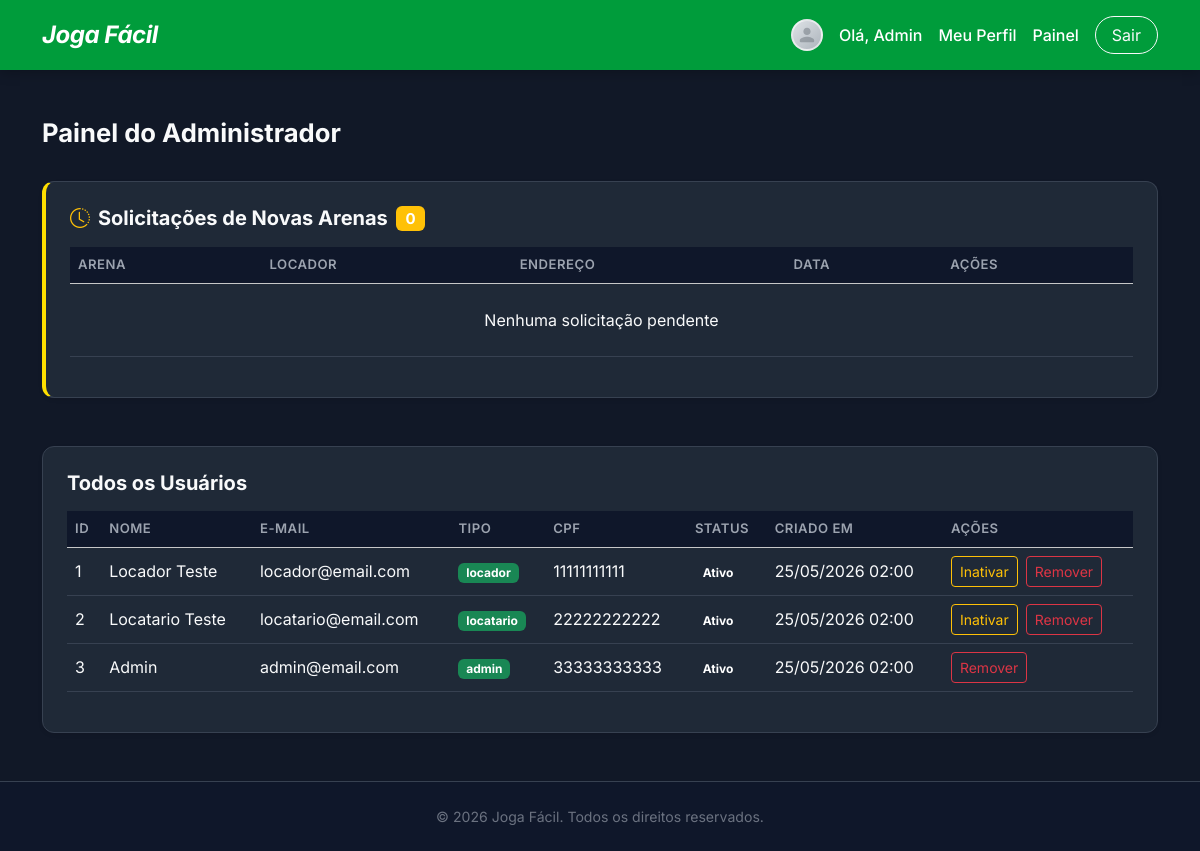
Page /pages/dashboardAdmin.php (signed in) on the committed database.
### tables this page shows
CREATE TABLE IF NOT EXISTS usuarios (
    id         INT AUTO_INCREMENT PRIMARY KEY,
    nome       VARCHAR(100)  NOT NULL,
    email      VARCHAR(150)  NOT NULL UNIQUE,
    senha      VARCHAR(255)  NOT NULL,
    tipo       ENUM('locador','locatario','gerente','admin') NOT NULL DEFAULT 'locatario',
    cpf        VARCHAR(14)   DEFAULT NULL UNIQUE,
    status     ENUM('ativo', 'inativo') NOT NULL DEFAULT 'ativo',
    Inativo_motivo VARCHAR(500) DEFAULT NULL,
    foto_perfil VARCHAR(255)  DEFAULT NULL,
    created_at   TIMESTAMP     DEFAULT CURRENT_TIMESTAMP
);

### crud/readQuadras.php (called while the page is built, shortened)
<?php
function getAllPendingQuadras(): array {
    $pdo = getDbConnection();
    $stmt = $pdo->prepare("SELECT q.*, u.nome as locador_nome FROM quadras q JOIN usuarios u ON q.locador_id = u.id WHERE q.status = 'pendente' ORDER BY q.created_at ASC");
    $stmt->execute();
    return $stmt->fetchAll(PDO::FETCH_ASSOC);
}

### crud/readUsuarios.php (called while the page is built, shortened)
<?php
function readAllUsuarios(): array {
    $pdo        = getDbConnection();
    $selectStmt = $pdo->query("SELECT id, nome, email, tipo, cpf, foto_perfil, status, inativo_motivo, created_at FROM usuarios ORDER BY created_at DESC");
    return $selectStmt->fetchAll();
}

### pages/dashboardAdmin.php (the view, shortened to what this page needs)
<?php
require_once __DIR__ . '/../crud/readUsuarios.php';
require_once __DIR__ . '/../crud/readQuadras.php';
$csrfToken       = generateCsrfToken();
$allUsers        = readAllUsuarios();
$pendingArenas   = getAllPendingQuadras();
?>
<!DOCTYPE html>
<html lang="pt-BR">
<head>
    <?php $pageTitle = 'Painel do Administrador – Joga Fácil'; include __DIR__ . '/../includes/headTag.php'; ?>
</head>
<body class="d-flex flex-column min-vh-100">
<?php include __DIR__ . '/../includes/header.php'; ?>
<main class="flex-grow-1 container py-5">
    <div class="d-flex justify-content-between align-items-center mb-4">
        <h2 class="dashboardTitle fw-bold">Painel do Administrador</h2>
    </div>
    <div class="card border-0 shadow-sm p-4 mb-5 dashboardCard" style="border-left: 4px solid var(--amareloOuro) !important;">
        <h5 class="fw-bold mb-3 d-flex align-items-center">
            <i class="bi bi-clock-history me-2 text-warning"></i>
            Solicitações de Novas Arenas
            <span class="badge bg-warning ms-2"><?= count($pendingArenas) ?></span>
        </h5>
        <div class="table-responsive">
            <table class="table dashboardTable table-hover align-middle">
                <thead class="table-light">
                    <tr>
                        <th>Arena</th>
                        <th>Locador</th>
                        <th>Endereço</th>
                        <th>Data</th>
                        <th>Ações</th>
                    </tr>
                </thead>
                <tbody>
                    <?php if (empty($pendingArenas)): ?>
                        <tr><td colspan="5" class="text-center py-4">Nenhuma solicitação pendente</td></tr>
                    <?php endif; ?>
                </tbody>
            </table>
        </div>
    </div>
    <div class="card border-0 shadow-sm p-4 dashboardCard">
        <h5 class="fw-bold mb-3">Todos os Usuários</h5>
        <div class="table-responsive">
            <table class="table dashboardTable table-hover align-middle">
                <thead class="table-light">
                    <tr>
                        <th>ID</th>
                        <th>Nome</th>
                        <th>E-mail</th>
                        <th>Tipo</th>
                        <th>CPF</th>
                        <th>Status</th>
                        <th>Criado em</th>
                        <th>Ações</th>
                    </tr>
                </thead>
                <tbody>
                    <?php if (empty($allUsers)): ?>
                        <tr><td colspan="8" class="text-center">Nenhum usuário cadastrado</td></tr>
                    <?php else: ?>
                        <?php foreach ($allUsers as $userRow): ?>
                        <?php $estaInativo = $userRow['status'] === 'inativo'; ?>
                        <tr class="<?= $estaInativo ? 'usuarioInativoRow' : '' ?>">
                            <td><?= $userRow['id'] ?></td>
                            <td><?= htmlspecialchars($userRow['nome']) ?></td>
                            <td><?= htmlspecialchars($userRow['email']) ?></td>
                            <td><span class="badge bg-success"><?= $userRow['tipo'] ?></span></td>
                            <td><?= $userRow['cpf'] ?? '—' ?></td>
                            <td>
                                <?php if ($estaInativo): ?>
                                    <span class="badge statusBadgeInativo">Inativo</span>
                                <?php else: ?>
                                    <span class="badge statusBadgeAtivo">Ativo</span>
                                <?php endif; ?>
                            </td>
                            <td><?= date('d/m/Y H:i', strtotime($userRow['created_at'])) ?></td>
                            <td>
                                <div class="d-flex gap-2">
                                    <?php if ($userRow['tipo'] !== 'admin'): ?>
                                        <?php if ($estaInativo): ?>
                                            <form action="../crud/updateUsuarioStatus.php" method="POST" class="d-inline">
                                                <input type="hidden" name="csrfToken"  value="<?= $csrfToken ?>">
                                                <input type="hidden" name="id"         value="<?= $userRow['id'] ?>">
                                                <input type="hidden" name="novoStatus" value="ativo">
                                                <button type="submit" class="btn btn-sm btn-outline-success"
                                                        onclick="return confirm('Reativar a conta de <?= htmlspecialchars($userRow['nome'], ENT_QUOTES) ?>?')">
                                                    Ativar
                                                </button>
                                            </form>
                                        <?php else: ?>
                                            <button type="button"
                                                    class="btn btn-sm btn-outline-warning inativarBtn"
                                                    data-id="<?= $userRow['id'] ?>"
                                                    data-nome="<?= htmlspecialchars($userRow['nome'], ENT_QUOTES) ?>"
                                                    data-bs-toggle="modal"
                                                    data-bs-target="#modalInativarUsuario">
                                                Inativar
                                            </button>
                                        <?php endif; ?>
                                    <?php endif; ?>
                                    <form action="../crud/deleteUsuario.php" method="POST" class="d-inline deleteForm">
                                        <button type="submit" class="btn btn-sm btn-outline-danger">Remover</button>
                                    </form>
                                </div>
                            </td>
                        </tr>
                        <?php endforeach; ?>
                    <?php endif; ?>
                </tbody>
            </table>
        </div>
    </div>
</main>
<?php include __DIR__ . '/../includes/footer.php'; ?>
</body>
</html>

### includes/headTag.php (shortened to what this page needs)
<?php
$assetUrl = (strpos($_SERVER['SCRIPT_NAME'], '/pages/') !== false || strpos($_SERVER['SCRIPT_NAME'], '/crud/') !== false) ? '../' : './';
?>
<link href="https://cdn.jsdelivr.net/npm/bootstrap@5.3.2/dist/css/bootstrap.min.css" rel="stylesheet">
<link rel="stylesheet" href="https://cdn.jsdelivr.net/npm/bootstrap-icons@1.11.3/font/bootstrap-icons.min.css">
<link href="<?= $assetUrl ?>assets/css/customStyles.css" rel="stylesheet">

### includes/header.php (shortened to what this page needs)
<?php
$baseUrl = (strpos($_SERVER['SCRIPT_NAME'], '/pages/') !== false || strpos($_SERVER['SCRIPT_NAME'], '/crud/') !== false) ? '../' : './';
?>
<header class="mainHeader customGreenBg py-3">
    <div class="container d-flex justify-content-between align-items-center">
        <a href="<?= $baseUrl ?>index.php" class="text-decoration-none">
            <h2 class="logoTitle text-white m-0 fst-italic fw-bold">Joga Fácil</h2>
        </a>
        <nav class="authNav d-flex align-items-center gap-3">
            <?php if (isset($_SESSION['usuarioLogado'])): ?>
                <?php
                    $headerFoto = $_SESSION['usuarioFoto'] ?? null;
                    $headerFotoUrl = $headerFoto ? $baseUrl . 'assets/uploads/perfil/' . htmlspecialchars($headerFoto) : null;
                ?>
                <?php if ($headerFotoUrl): ?>
                    <img src="<?= $headerFotoUrl ?>" alt="Avatar" class="header-avatar">
                <?php else: ?>
                    <span class="header-avatar-default">
                        <svg viewBox="0 0 24 24" fill="currentColor" color="#6c757d">
                            <path d="M12 12c2.7 0 4.8-2.1 4.8-4.8S14.7 2.4 12 2.4 7.2 4.5 7.2 7.2 9.3 12 12 12zm0 2.4c-3.2 0-9.6 1.6-9.6 4.8v1.2c0 .7.5 1.2 1.2 1.2h16.8c.7 0 1.2-.5 1.2-1.2v-1.2c0-3.2-6.4-4.8-9.6-4.8z"/>
                        </svg>
                    </span>
                <?php endif; ?>
                <span class="text-white fw-medium">Olá, <?= htmlspecialchars($_SESSION['usuarioNome']) ?></span>
                <a href="<?= $baseUrl ?>pages/perfil.php" class="text-white text-decoration-none fw-medium">Meu Perfil</a>
                <?php if ($_SESSION['usuarioTipo'] === 'locador' || $_SESSION['usuarioTipo'] === 'gerente'): ?>
                    <a href="<?= $baseUrl ?>pages/dashboardLocador.php" class="text-white text-decoration-none fw-medium">Painel</a>
                <?php elseif ($_SESSION['usuarioTipo'] === 'admin'): ?>
                    <a href="<?= $baseUrl ?>pages/dashboardAdmin.php" class="text-white text-decoration-none fw-medium">Painel</a>
                <?php endif; ?>
                <a href="<?= $baseUrl ?>pages/logout.php" class="btn btn-outline-light rounded-pill px-3">Sair</a>
            <?php else: ?>
                <a href="<?= $baseUrl ?>pages/escolherLogin.php" class="text-white text-decoration-none fw-medium">Entrar</a>
                <a href="<?= $baseUrl ?>pages/escolherCadastro.php" class="btn btn-warning fw-bold text-dark rounded-pill px-4 shadow-sm customYellowBtn">Cadastre-se</a>
            <?php endif; ?>
        </nav>
    </div>
</header>

### includes/footer.php (shortened to what this page needs)
<footer class="mainFooter bg-dark text-white text-center py-4 mt-auto">
    <div class="container">
        <p class="mb-0 footerText">&copy; <?php echo date('Y'); ?> Joga Fácil. Todos os direitos reservados.</p>
    </div>
</footer>

### assets/css/components/tokens.css (style rules this page uses)
:root { --verdeBandeira: #009c3b; --verdeEscuro: #006425; --amareloOuro: #FFDF00; --amareloClaro: #FFEE66; --bgMain: #111827; --bgCard: #1f2937; --bgCardBorder: #374151; --bgSection: #0f172a; --textPrimary: #f9fafb; --textSecondary: #9ca3af; --textMuted: #6b7280; --radiusSm: 8px; --radiusMd: 12px; --radiusLg: 16px; --radiusXl: 24px; --shadowCard: 0 4px 20px rgba(0, 0, 0, 0.35); --transition: all 0.25s ease; }

### assets/css/components/global.css (style rules this page uses)
*, *::before, *::after { box-sizing: border-box; }
html { font-size: 16px; }
body { font-family: 'Inter', system-ui, -apple-system, sans-serif; background-color: var(--bgMain) !important; color: var(--textPrimary) !important; display: flex; flex-direction: column; min-height: 100vh; margin: 0; }

### assets/css/components/navbar.css (style rules this page uses)
.mainHeader { background-color: var(--verdeBandeira) !important; box-shadow: 0 2px 12px rgba(0, 0, 0, 0.25); }
.logoTitle { font-size: 1.5rem; letter-spacing: -0.5px; color: #ffffff !important; }

### assets/css/components/dashboard.css (style rules this page uses)
.dashboardCard { background-color: var(--bgCard) !important; border: 1px solid var(--bgCardBorder) !important; border-radius: var(--radiusMd) !important; color: var(--textPrimary) !important; }
.dashboardTitle { font-size: 1.6rem; color: var(--textPrimary); }
.dashboardTable th { font-weight: 600; color: var(--textSecondary); font-size: 0.82rem; text-transform: uppercase; letter-spacing: 0.5px; background-color: var(--bgSection) !important; }
.dashboardTable td { color: var(--textPrimary); background-color: var(--bgCard) !important; border-color: var(--bgCardBorder) !important; }

### assets/css/components/footer.css (style rules this page uses)
.mainFooter { background-color: var(--bgSection) !important; border-top: 1px solid var(--bgCardBorder); margin-top: auto; }
.footerText { color: var(--textMuted); font-size: 0.88rem; }

### assets/css/components/perfil.css (style rules this page uses)
.header-avatar-default { width: 32px; height: 32px; border-radius: 50%; background: linear-gradient(135deg, #dee2e6, #adb5bd); border: 2px solid rgba(255, 255, 255, 0.6); display: inline-flex; align-items: center; justify-content: center; transition: border-color 0.2s ease, transform 0.2s ease; overflow: hidden; }
.header-avatar-default svg { width: 18px; height: 18px; opacity: 0.5; }

### rows in the picture
usuarios: id "1", nome "Locador Teste", email "locador@email.com", tipo "locador", cpf "11111111111", status "Ativo", created_at "25/05/2026 02:00"
usuarios: id "2", nome "Locatario Teste", email "locatario@email.com", tipo "locatario", cpf "22222222222", status "Ativo", created_at "25/05/2026 02:00"
usuarios: id "3", nome "Admin", email "admin@email.com", tipo "admin", cpf "33333333333", status "Ativo", created_at "25/05/2026 02:00"

### other values in the picture
$_SESSION['usuarioNome'] "Admin"
count($pendingArenas) "0"
